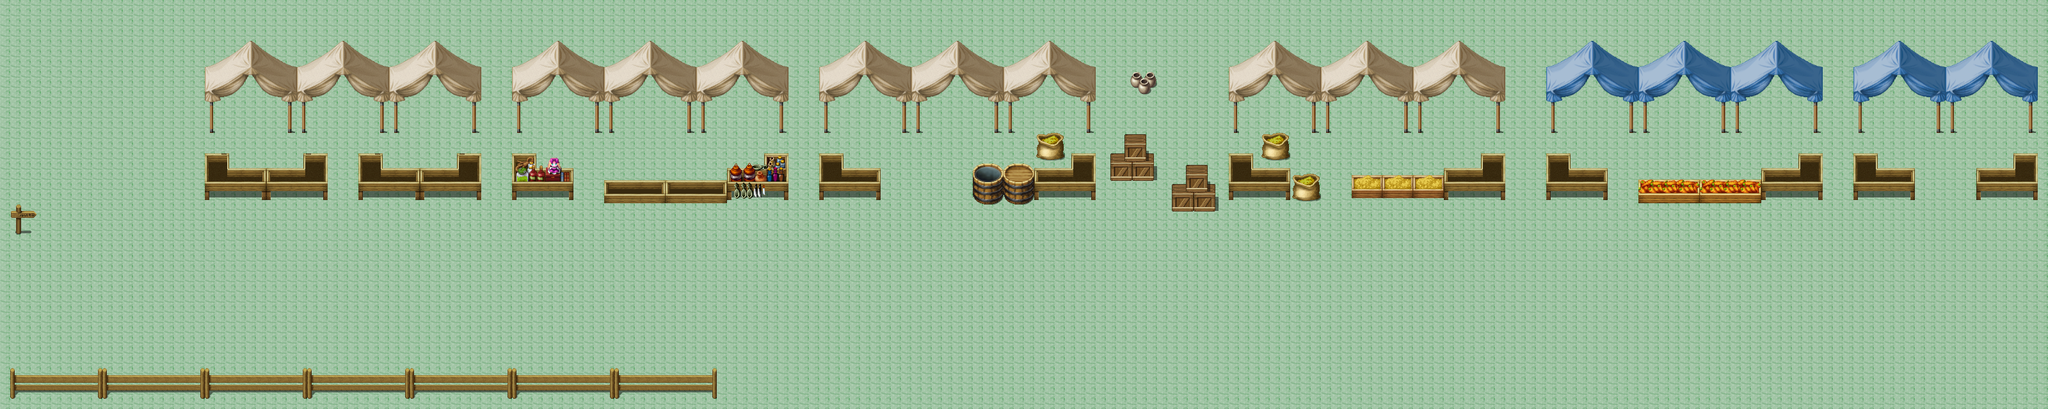

This game map was drawn from its Tiled (.tmx) file and the tilesets committed beside it. A one-line description and the trimmed map source follow:
An orthogonal 200x40 tile map with 16x16 px tiles, 2 tile layers (Map Tiles, Objects), 2 tilesets.

<map version="1.10" tiledversion="1.10.2" orientation="orthogonal" renderorder="right-down" width="200" height="40" tilewidth="16" tileheight="16" infinite="0" nextlayerid="8" nextobjectid="5">
 <editorsettings>
  <export target="map.json" format="json" />
 </editorsettings>
 <tileset firstgid="1" source="classroom_asset1.tsx" />
 <tileset firstgid="4097" source="831c797a3ecf16fb1382c4c99d312f5b.tsx" />
 <group id="2" name="Group Layer 1">
  <objectgroup id="3" name="Object Layer 1" />
  <layer id="7" name="Map Tiles" width="200" height="40">
   <data>[8000 cells, 8000 non-empty, 1 distinct tile ids]</data>
  </layer>
  <layer id="4" name="Objects" width="200" height="40">
   <data>[8000 cells, 2027 non-empty, 445 distinct tile ids]</data>
  </layer>
 </group>
</map>
